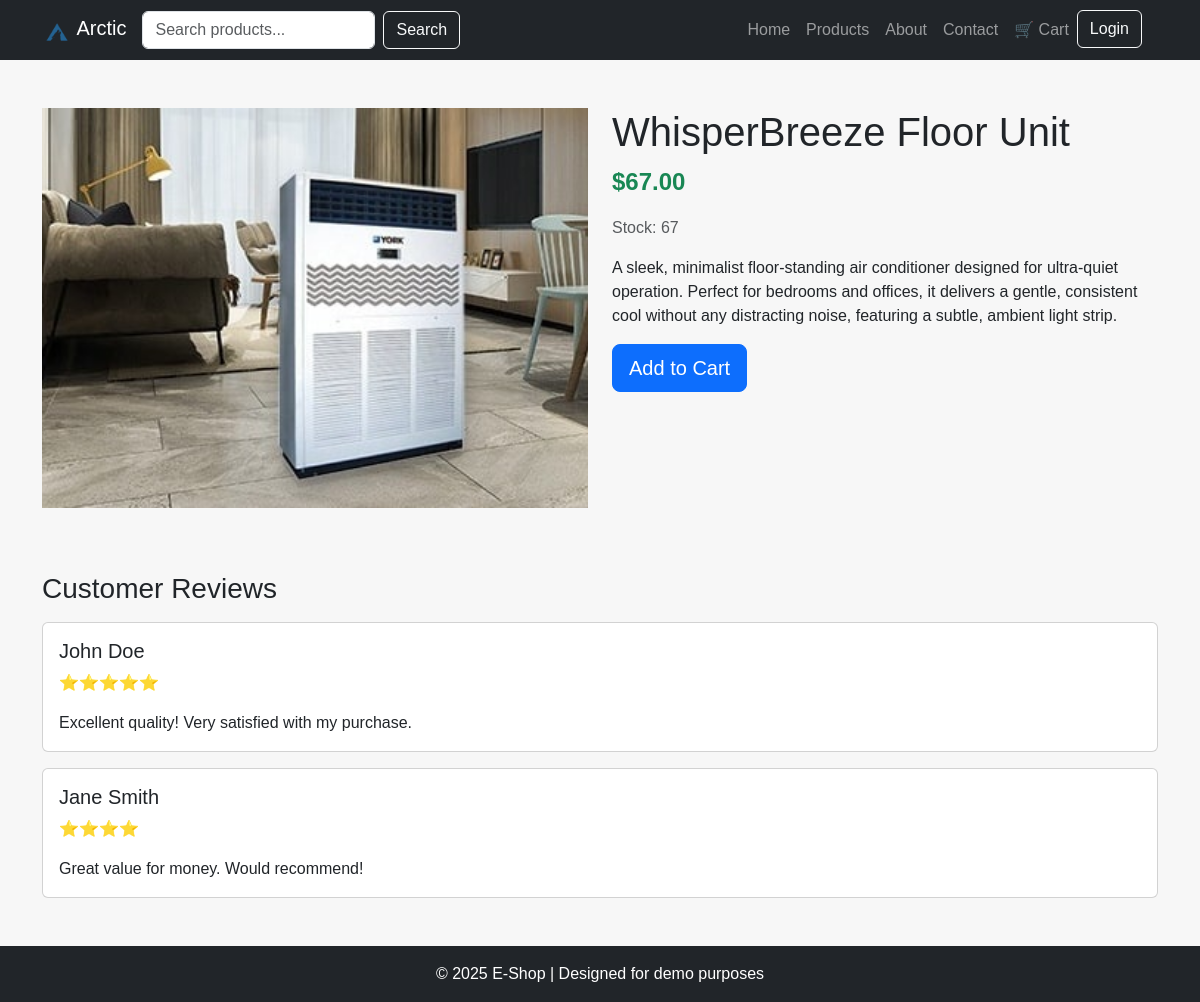
/product.php?id=2, run on the app's committed database.
### tables this page shows
CREATE TABLE `products` (
  `id` int(11) NOT NULL AUTO_INCREMENT,
  `prod_name` varchar(255) DEFAULT NULL,
  `price` int(11) DEFAULT NULL,
  `stock` int(11) DEFAULT NULL,
  `info` text DEFAULT NULL,
  `img` varchar(255) NOT NULL,
  PRIMARY KEY (`id`)
);

### misc/prod_page.php (the view)
<?php
include "database.php";
function prodDetails ()
{
    global $conn;
    $id = isset($_GET['id']) ? (int) $_GET['id'] : 0;
    $query = "SELECT * FROM products WHERE id = {$id}";
    $result = mysqli_query($conn, $query);
    $product = mysqli_fetch_assoc($result);
    $prodID = $product['id'];
    $prodName = $product['prod_name'];
    $prodImg = $product['img'];
    $prodPrice = number_format($product['price'], 2, '.', '');
    $prodStock = $product['stock'];
    $prodInfo = $product['info'];
    $htmlYes = <<<HTML
        <div class="row">
                <div class="col-md-6">
                    <img src="img/products/$prodImg.jpg"
                        alt="$prodName"
                        class="product-img-main mb-3">
                </div>
                <div class="col-md-6">
                    <h1>$prodName</h1>
                    <p class="fs-4 fw-bold text-success">$$prodPrice</p>
                    <p class="text-muted">Stock: $prodStock</p>
                    <p>$prodInfo</p>
                    <div class="d-flex gap-3 mt-3">
                        <a href="cart.php?action=add&id=$prodID"
                            class="btn btn-primary btn-lg">Add to Cart</a>
                    </div>
                </div>
            </div>
            <div class="mt-5">
                <h3>Customer Reviews</h3>
                <div class="card my-3">
                    <div class="card-body">
                        <h5 class="card-title">John Doe</h5>
                        <p class="card-text">⭐⭐⭐⭐⭐</p>
                        <p class="card-text">Excellent quality! Very satisfied with my purchase.</p>
                    </div>
                </div>
                <div class="card my-3">
                    <div class="card-body">
                        <h5 class="card-title">Jane Smith</h5>
                        <p class="card-text">⭐⭐⭐⭐</p>
                        <p class="card-text">Great value for money. Would recommend!</p>
                    </div>
                </div>
            </div>
    HTML;
    $htmlNo = <<<HTML
        <div class="alert alert-danger text-center">Product not found.</div>
    HTML;
    if ($product)
    {
        return $htmlYes;
    }
    else
    {
        return $htmlNo;
    }
}

### styles.css (style rules this page uses)
.card { height: 100%; }
.card-body { display: flex; flex-direction: column; justify-content: space-between; }
body { font-family: "JetBrains Mono", sans-serif; margin: 0; padding: 0; background-color: #f7f7f7; }

### product.php (style rules this page uses)
.product-img-main { width: 100%; height: 400px; object-fit: cover; }

### data on the page
products: img (picture), prod_name "WhisperBreeze Floor Unit", price "67.00", stock "67", info "A sleek, minimalist floor-standing air conditioner designed for ultra-quiet operation. Perfect for bedrooms and offices, it delivers a gentle, consistent cool without any distracting noise, featuring a subtle, ambient light strip."
